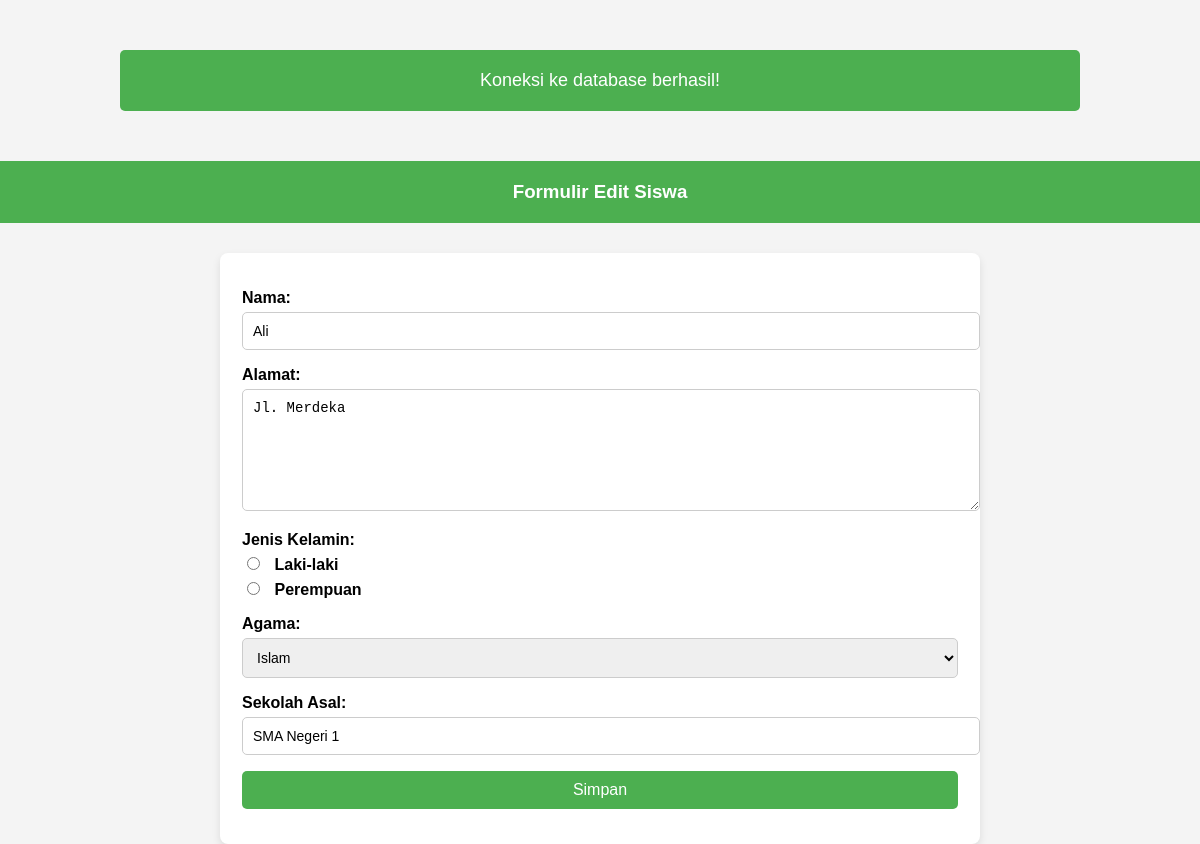
The app's page /form-edit.php?id=1 with its own data.
### tables this page shows
CREATE TABLE `calon_siswa` (
    `id` INT NOT NULL AUTO_INCREMENT,
    `nama` VARCHAR(64) NOT NULL,
    `alamat` VARCHAR(255) NOT NULL,
    `jenis_kelamin` VARCHAR(16) NOT NULL,
    `agama` VARCHAR(16) NOT NULL,
    `sekolah_asal` VARCHAR(64) NOT NULL,
    `id_pegawai` INT NOT NULL,
    PRIMARY KEY (`id`),
    FOREIGN KEY (`id_pegawai`) REFERENCES `pegawai`(`id_pegawai`)
    ON DELETE CASCADE ON UPDATE CASCADE
);

### form-edit.php (the view, shortened to what this page needs)
<?php
include("config.php");
$id = $_GET['id'];
$sql = "SELECT * FROM calon_siswa WHERE id=$id";
$query = mysqli_query($db, $sql);
$siswa = mysqli_fetch_assoc($query);
?>
<!DOCTYPE html>
<html lang="id">
<head>
</head>
<body>
<header>
    <h3>Formulir Edit Siswa</h3>
</header>
<form action="proses-edit.php" method="POST">
    <fieldset>
        <p>
            <label for="nama">Nama:</label>
            <input type="text" name="nama" placeholder="Nama lengkap" value="<?php echo $siswa['nama'] ?>" required />
        </p>
        <p>
            <label for="alamat">Alamat:</label>
            <textarea name="alamat" placeholder="Alamat lengkap" required><?php echo $siswa['alamat'] ?></textarea>
        </p>
        <p>
            <label for="jenis_kelamin">Jenis Kelamin:</label>
            <?php $jk = $siswa['jenis_kelamin']; ?>
            <label><input type="radio" name="jenis_kelamin" value="laki-laki" <?php echo ($jk == 'laki-laki') ? "checked": "" ?>> Laki-laki</label>
            <label><input type="radio" name="jenis_kelamin" value="perempuan" <?php echo ($jk == 'perempuan') ? "checked": "" ?>> Perempuan</label>
        </p>
        <p>
            <label for="agama">Agama:</label>
            <?php $agama = $siswa['agama']; ?>
            <select name="agama" required>
                <option value="Islam" <?php echo ($agama == 'Islam') ? "selected": "" ?>>Islam</option>
            </select>
        </p>
        <p>
            <label for="sekolah_asal">Sekolah Asal:</label>
            <input type="text" name="sekolah_asal" placeholder="Nama sekolah" value="<?php echo $siswa['sekolah_asal'] ?>" required />
        </p>
        <p>
            <input type="submit" value="Simpan" name="simpan" />
        </p>
    </fieldset>
</form>
</body>
</html>

### config.php (style rules this page uses)
body { font-family: Arial, sans-serif; background-color: #f4f4f4; margin: 0; padding: 0; }

### form-edit.php (style rules this page uses)
body { font-family: Arial, sans-serif; background-color: #f4f4f4; margin: 0; padding: 0; }
header { text-align: center; background-color: #4CAF50; color: white; padding: 20px; margin-bottom: 30px; }
h3 { margin: 0; }
form { width: 60%; margin: 0 auto; background-color: white; padding: 20px; border-radius: 8px; box-shadow: 0 4px 8px rgba(0, 0, 0, 0.1); }
fieldset { border: none; padding: 0; }
p { margin-bottom: 15px; }
label { font-weight: bold; display: block; margin-bottom: 5px; }
input[type="text"], textarea, select { width: 100%; padding: 10px; border: 1px solid #ccc; border-radius: 5px; font-size: 14px; }
input[type="radio"] { margin-right: 10px; }
input[type="submit"] { background-color: #4CAF50; color: white; border: none; padding: 10px 20px; font-size: 16px; border-radius: 5px; cursor: pointer; width: 100%; }
textarea { resize: vertical; height: 100px; }

### records on screen
calon_siswa: nama "Ali", alamat "Jl. Merdeka", jenis_kelamin "☐ Laki-laki", jenis_kelamin "☐ Perempuan", agama "Islam", sekolah_asal "SMA Negeri 1"
